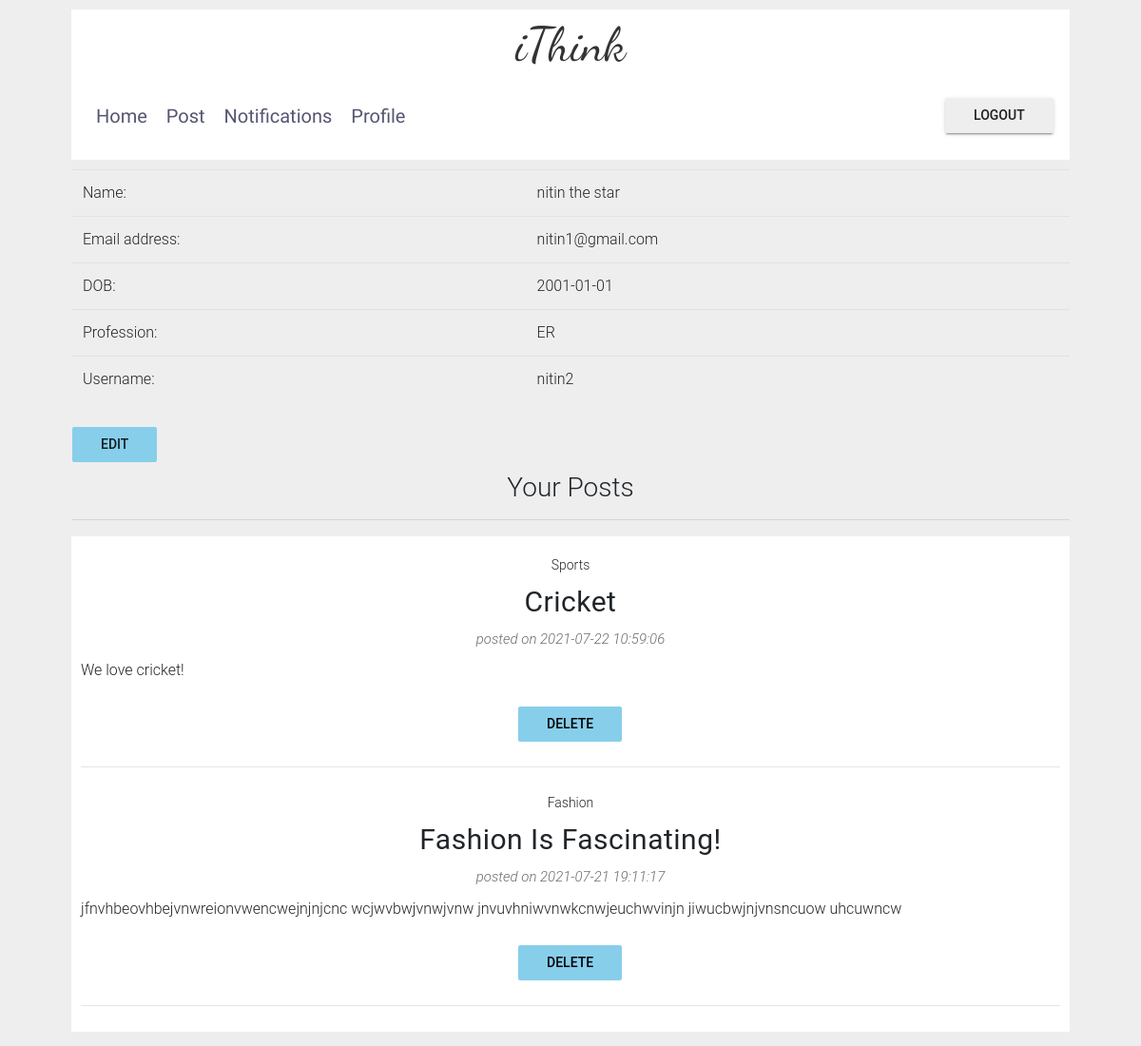
The page /profile (signed in) on the database its author committed.
### app.py (models this page shows)
class User(UserMixin, db.Model):
    id=db.Column(db.Integer, primary_key=True)
    fullname=db.Column(db.String(20))
    email=db.Column(db.String(50), unique=True)
    dob=db.Column(db.Integer)
    profession=db.Column(db.String(20))
    username=db.Column(db.String(20), unique=True)
    password=db.Column(db.String(80))

class PostData(UserMixin, db.Model):
    p_id=db.Column(db.Integer, primary_key=True)
    PostCategory=db.Column(db.String(15))
    title=db.Column(db.String(20))
    content=db.Column(db.Text)
    timestamp = db.Column(db.DateTime(timezone=True), default=func.now(IST))
    id=db.Column(db.Integer, db.ForeignKey('user.id'), nullable=False)

### app.py (the view)
@app.route('/profile')
@login_required
def profile():
    fullname = current_user.fullname
    email = current_user.email
    dob = current_user.dob
    profession = current_user.profession
    username = current_user.username
    result = db.session.execute('select PostCategory, title, content, p_id ,timestamp from post_data  where id=:val order by timestamp desc', {'val':current_user.id})
    posts = [list(row) for row in result]
    return render_template('profile.html',fullname=fullname,
                                          email=email,
                                          dob=dob,
                                          profession=profession,
                                          username=username,
                                          posts=posts,page='profile')

### app.py (called while the page is built)
@login_manager.user_loader
def load_user(user_id):
    return User.query.get(int(user_id))

### templates/profile.html
{% extends "MainLayout.html" %}
{% block content %}
<table class="table">
    <tr>
        <td>Name:</td>
        <td>{{fullname}}</td>
    </tr>
    <tr>
        <td>Email address:</td>
        <td>{{email}}</td>
    </tr>
    <tr>
        <td>DOB:</td>
        <td>{{dob}}</td>
    </tr>
    <tr>
        <td>Profession:</td>
        <td>{{profession}}</td>
    </tr>
    <tr>
        <td>Username:</td>
        <td>{{username}}</td>
    </tr>
</table>
<button onclick="window.location.href='{{url_for('editInfo')}}';" class="btn" style="background-color:skyBlue">Edit</button>
<h3 style="text-align:center">Your Posts</h3>
<hr>
<div class='blogPostContainer' style="background-color:white;padding:10px;margin-bottom:15px">
{% for data in posts %}
    <div class='blogHeader'>
        <span class='blogCategory'>{{data[0]}}</span>
        <h1 class='postTitle'>{{data[1]}}</h1>
        <span class='postedBy'>posted on {{data[4]}}</span>
    </div>
    <div class='postContent'>
        <p>{{data[2]}}</p>
    </div>
    <div style="justify-content:center;display:flex">
        <button onclick="window.location.href='{{url_for('.deletePost',did=data[3])}}'" class="btn btn raised" style="background-color:skyBlue;color:black">Delete</button>
    </div>
    <hr>
{% endfor %}
</div>
{% endblock %}

### static/css/style.css (style rules this page uses)
.blogHeader { text-align: center; }
.blogCategory { display: block; padding: 10px 0; font-size: 14px; }
.postTitle { text-transform: capitalize; letter-spacing: 0.5px; font-weight: 400; font-size: 30px; margin: 0; }
.postedBy { display: block; padding: 10px 0; font-size: 15px; font-style: italic; color: #6c6c6c; }

### rows shown on the page
User: fullname "nitin the star", email "nitin1@gmail.com", dob "2001-01-01", profession "ER", username "nitin2"
PostData: PostCategory "Sports", title "Cricket", timestamp "2021-07-22 10:59:06", content "We love cricket!"
PostData: PostCategory "Fashion", title "Fashion Is Fascinating!", timestamp "2021-07-21 19:11:17", content "jfnvhbeovhbejvnwreionvwencwejnjnjcnc wcjwvbwjvnwjvnw jnvuvhniwvnwkcnwjeuchwvinjn jiwucbwjnjvnsncuow uhcuwncw"
